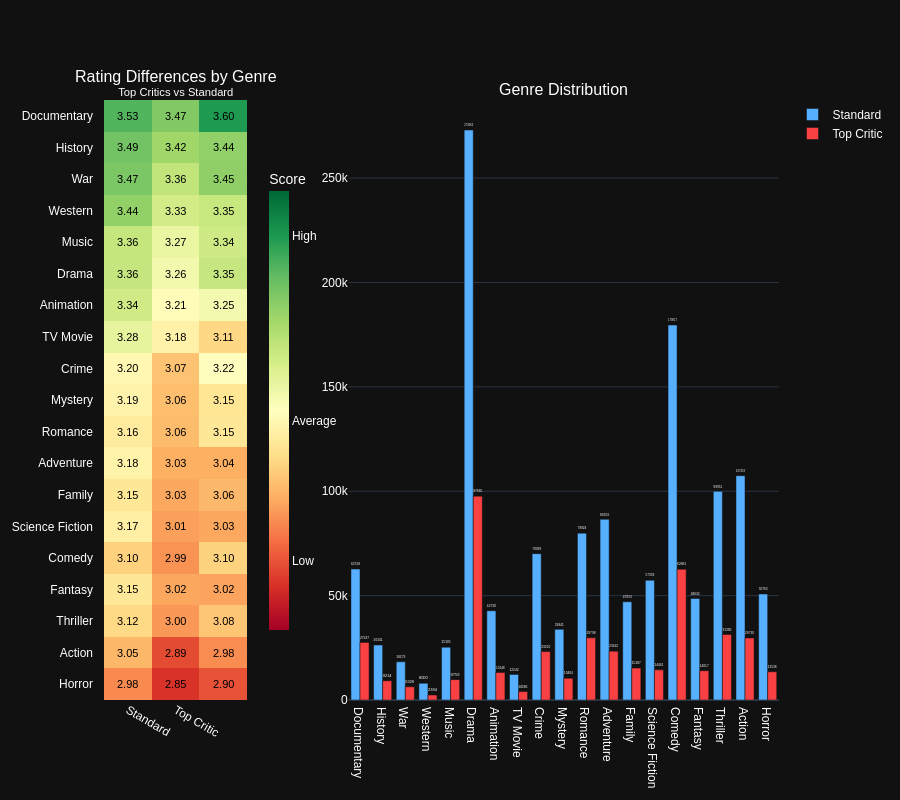

Source (notebook cell):
### Markdown cell above
### Chart

### Code cell
heatmap_trace = go.Heatmap(
    z=df_genre_pivot.values,
    x=['Standard', 'Top Critic', 'Movie Ratings'],
    y=df_genre_pivot.index,
    colorscale='RdYlGn',
    zmin=df_genre_pivot.min().min()-0.1,
    zmax=df_genre_pivot.max().max()+0.1,
    colorbar=dict(
        title='Score',
        thickness=20,
        tickvals=[
            round(df_genre_pivot.min().min(), 1),
            round(df_genre_pivot.mean().mean(), 1),
            round(df_genre_pivot.max().max(), 1)
        ],
        ticktext=['Low', 'Average', 'High'],
        x=0.23,
        xanchor='left',
        len=0.8,
        y=0.5
    ),
    hovertemplate='Genre: %{y}<br>%{x}<br>Average rating: %{z:.2f}<extra></extra>'
)

fig_combined = make_subplots(
    rows=1, cols=2,
    column_widths=[0.25, 0.75],
     horizontal_spacing=0.15,
    subplot_titles=(
        'Rating Differences by Genre<br><sup>Top Critics vs Standard</sup>',
        'Genre Distribution'
    )
)

fig_combined.update_yaxes(autorange='reversed', row=1, col=1)

# Add heatmap
fig_combined.add_trace(heatmap_trace, row=1, col=1)

for i, row in enumerate(df_genre_pivot.values):
    for j, val in enumerate(row):
        fig_combined.add_annotation(
            text=f"{val:.2f}",
            x=j,
            y=i,
            xref='x1',
            yref='y1',
            showarrow=False,
            font=dict(size=11, color='black')
        )

# Add barchart
colors = ['#56B0FF', '#F94144']
for i, col in enumerate(genre_counts.columns):
    fig_combined.add_trace(
        go.Bar(
            x=genre_counts.index,
            y=genre_counts[col],
            name=col,
            marker_color=colors[i],
            text=genre_counts[col],
            textposition='outside',
            hoverinfo='y+name'
        ),
        row=1, col=2
    )

fig_combined.update_layout(
    height=800,
    font=dict(family="Arial", size=12, color="#FFFFFF"),
    margin=dict(l=80, r=50, b=80, t=100),
    showlegend=True
)

fig_combined.update_xaxes(
    tickmode='array',
    tickvals=[0, 1],
    ticktext=['Standard', 'Top Critic', 'Movie Ratings'],
    row=1, col=1
)

fig_combined.update_yaxes(
    tickangle=0,
    tickfont=dict(size=12),
    automargin=True,
    ticksuffix="   ",
    row=1, col=1
)

fig_combined.show()

### Figure 1 — Plotly figure (JSON) as saved in the notebook; plotly's stock layout.template omitted (floating-point values rounded to 4 significant figures)
{"data": [{"colorbar": {"len": 0.8, "thickness": 20, "ticktext": ["Low", "Average", "High"], "tickvals": [2.9, 3.2, 3.6], "title": {"text": "Score"}, "x": 0.23, "xanchor": "left", "y": 0.5}, "colorscale": [[0.0, "rgb(165,0,38)"], [0.1, "rgb(215,48,39)"], [0.2, "rgb(244,109,67)"], [0.3, "rgb(253,174,97)"], [0.4, "rgb(254,224,139)"], [0.5, "rgb(255,255,191)"], [0.6, "rgb(217,239,139)"], [0.7, "rgb(166,217,106)"], [0.8, "rgb(102,189,99)"], [0.9, "rgb(26,152,80)"], [1.0, "rgb(0,104,55)"]], "hovertemplate": "Genre: %{y}<br>%{x}<br>Average rating: %{z:.2f}<extra></extra>", "x": ["Standard", "Top Critic", "Movie Ratings"], "y": ["Documentary", "History", "War", "Western", "Music", "Drama", "Animation", "TV Movie", "Crime", "Mystery", "Romance", "Adventure", "Family", "Science Fiction", "Comedy", "Fantasy", "Thriller", "Action", "Horror"], "z": [[3.531, 3.466, 3.596], [3.488, 3.42, 3.443], [3.474, 3.362, 3.445], [3.443, 3.329, 3.351], [3.357, 3.274, 3.338], [3.355, 3.257, 3.353], [3.335, 3.214, 3.252], [3.285, 3.181, 3.113], [3.199, 3.072, 3.221], [3.186, 3.063, 3.147], [3.163, 3.058, 3.153], [3.182, 3.035, 3.036], [3.149, 3.027, 3.055], [3.173, 3.013, 3.027], [3.1, 2.994, 3.103], [3.153, 3.024, 3.02], [3.116, 3.001, 3.077], [3.051, 2.886, 2.984], [2.982, 2.85, 2.899]], "zmax": 3.696, "zmin": 2.75, "type": "heatmap", "xaxis": "x", "yaxis": "y"}, {"hoverinfo": "y+name", "marker": {"color": "#56B0FF"}, "name": "Standard", "text": [62730.0, 26340.0, 18280.0, 8000.0, 25300.0, 273100.0, 42730.0, 12240.0, 70100.0, 33840.0, 79920.0, 86560.0, 47030.0, 57360.0, 179600.0, 48630.0, 99950.0, 107500.0, 50760.0], "textposition": "outside", "x": ["Documentary", "History", "War", "Western", "Music", "Drama", "Animation", "TV Movie", "Crime", "Mystery", "Romance", "Adventure", "Family", "Science Fiction", "Comedy", "Fantasy", "Thriller", "Action", "Horror"], "y": [62728, 26341, 18279, 8000, 25305, 273062, 42730, 12242, 70099, 33841, 79924, 86559, 47033, 57359, 179617, 48632, 99951, 107453, 50763], "type": "bar", "xaxis": "x2", "yaxis": "y2"}, {"hoverinfo": "y+name", "marker": {"color": "#F94144"}, "name": "Top Critic", "text": [27590.0, 9214.0, 6326.0, 2384.0, 9759.0, 97660.0, 13150.0, 4036.0, 23210.0, 10400.0, 29800.0, 23410.0, 15290.0, 14440.0, 62660.0, 14020.0, 31390.0, 29730.0, 13540.0], "textposition": "outside", "x": ["Documentary", "History", "War", "Western", "Music", "Drama", "Animation", "TV Movie", "Crime", "Mystery", "Romance", "Adventure", "Family", "Science Fiction", "Comedy", "Fantasy", "Thriller", "Action", "Horror"], "y": [27587, 9214, 6326, 2384, 9759, 97665, 13146, 4036, 23210, 10404, 29798, 23412, 15287, 14441, 62663, 14017, 31390, 29730, 13538], "type": "bar", "xaxis": "x2", "yaxis": "y2"}], "layout": {"xaxis": {"anchor": "y", "domain": [0.0, 0.2125], "tickmode": "array", "tickvals": [0, 1], "ticktext": ["Standard", "Top Critic", "Movie Ratings"]}, "yaxis": {"anchor": "x", "domain": [0.0, 1.0], "autorange": "reversed", "tickfont": {"size": 12}, "tickangle": 0, "automargin": true, "ticksuffix": "   "}, "xaxis2": {"anchor": "y2", "domain": [0.3625, 1.0]}, "yaxis2": {"anchor": "x2", "domain": [0.0, 1.0]}, "annotations": [{"font": {"size": 16}, "showarrow": false, "text": "Rating Differences by Genre<br><sup>Top Critics vs Standard</sup>", "x": 0.1062, "xanchor": "center", "xref": "paper", "y": 1.0, "yanchor": "bottom", "yref": "paper"}, {"font": {"size": 16}, "showarrow": false, "text": "Genre Distribution", "x": 0.6813, "xanchor": "center", "xref": "paper", "y": 1.0, "yanchor": "bottom", "yref": "paper"}, {"font": {"color": "black", "size": 11}, "showarrow": false, "text": "3.53", "x": 0, "xref": "x", "y": 0, "yref": "y"}, {"font": {"color": "black", "size": 11}, "showarrow": false, "text": "3.47", "x": 1, "xref": "x", "y": 0, "yref": "y"}, {"font": {"color": "black", "size": 11}, "showarrow": false, "text": "3.60", "x": 2, "xref": "x", "y": 0, "yref": "y"}, {"font": {"color": "black", "size": 11}, "showarrow": false, "text": "3.49", "x": 0, "xref": "x", "y": 1, "yref": "y"}, {"font": {"color": "black", "size": 11}, "showarrow": false, "text": "3.42", "x": 1, "xref": "x", "y": 1, "yref": "y"}, {"font": {"color": "black", "size": 11}, "showarrow": false, "text": "3.44", "x": 2, "xref": "x", "y": 1, "yref": "y"}, {"font": {"color": "black", "size": 11}, "showarrow": false, "text": "3.47", "x": 0, "xref": "x", "y": 2, "yref": "y"}, {"font": {"color": "black", "size": 11}, "showarrow": false, "text": "3.36", "x": 1, "xref": "x", "y": 2, "yref": "y"}, {"font": {"color": "black", "size": 11}, "showarrow": false, "text": "3.45", "x": 2, "xref": "x", "y": 2, "yref": "y"}, {"font": {"color": "black", "size": 11}, "showarrow": false, "text": "3.44", "x": 0, "xref": "x", "y": 3, "yref": "y"}, {"font": {"color": "black", "size": 11}, "showarrow": false, "text": "3.33", "x": 1, "xref": "x", "y": 3, "yref": "y"}, {"font": {"color": "black", "size": 11}, "showarrow": false, "text": "3.35", "x": 2, "xref": "x", "y": 3, "yref": "y"}, {"font": {"color": "black", "size": 11}, "showarrow": false, "text": "3.36", "x": 0, "xref": "x", "y": 4, "yref": "y"}, {"font": {"color": "black", "size": 11}, "showarrow": false, "text": "3.27", "x": 1, "xref": "x", "y": 4, "yref": "y"}, {"font": {"color": "black", "size": 11}, "showarrow": false, "text": "3.34", "x": 2, "xref": "x", "y": 4, "yref": "y"}, {"font": {"color": "black", "size": 11}, "showarrow": false, "text": "3.36", "x": 0, "xref": "x", "y": 5, "yref": "y"}, {"font": {"color": "black", "size": 11}, "showarrow": false, "text": "3.26", "x": 1, "xref": "x", "y": 5, "yref": "y"}, {"font": {"color": "black", "size": 11}, "showarrow": false, "text": "3.35", "x": 2, "xref": "x", "y": 5, "yref": "y"}, {"font": {"color": "black", "size": 11}, "showarrow": false, "text": "3.34", "x": 0, "xref": "x", "y": 6, "yref": "y"}, {"font": {"color": "black", "size": 11}, "showarrow": false, "text": "3.21", "x": 1, "xref": "x", "y": 6, "yref": "y"}, {"font": {"color": "black", "size": 11}, "showarrow": false, "text": "3.25", "x": 2, "xref": "x", "y": 6, "yref": "y"}, {"font": {"color": "black", "size": 11}, "showarrow": false, "text": "3.28", "x": 0, "xref": "x", "y": 7, "yref": "y"}, {"font": {"color": "black", "size": 11}, "showarrow": false, "text": "3.18", "x": 1, "xref": "x", "y": 7, "yref": "y"}, {"font": {"color": "black", "size": 11}, "showarrow": false, "text": "3.11", "x": 2, "xref": "x", "y": 7, "yref": "y"}, {"font": {"color": "black", "size": 11}, "showarrow": false, "text": "3.20", "x": 0, "xref": "x", "y": 8, "yref": "y"}, {"font": {"color": "black", "size": 11}, "showarrow": false, "text": "3.07", "x": 1, "xref": "x", "y": 8, "yref": "y"}, {"font": {"color": "black", "size": 11}, "showarrow": false, "text": "3.22", "x": 2, "xref": "x", "y": 8, "yref": "y"}, {"font": {"color": "black", "size": 11}, "showarrow": false, "text": "3.19", "x": 0, "xref": "x", "y": 9, "yref": "y"}, {"font": {"color": "black", "size": 11}, "showarrow": false, "text": "3.06", "x": 1, "xref": "x", "y": 9, "yref": "y"}, {"font": {"color": "black", "size": 11}, "showarrow": false, "text": "3.15", "x": 2, "xref": "x", "y": 9, "yref": "y"}, {"font": {"color": "black", "size": 11}, "showarrow": false, "text": "3.16", "x": 0, "xref": "x", "y": 10, "yref": "y"}, {"font": {"color": "black", "size": 11}, "showarrow": false, "text": "3.06", "x": 1, "xref": "x", "y": 10, "yref": "y"}, {"font": {"color": "black", "size": 11}, "showarrow": false, "text": "3.15", "x": 2, "xref": "x", "y": 10, "yref": "y"}, {"font": {"color": "black", "size": 11}, "showarrow": false, "text": "3.18", "x": 0, "xref": "x", "y": 11, "yref": "y"}, {"font": {"color": "black", "size": 11}, "showarrow": false, "text": "3.03", "x": 1, "xref": "x", "y": 11, "yref": "y"}, {"font": {"color": "black", "size": 11}, "showarrow": false, "text": "3.04", "x": 2, "xref": "x", "y": 11, "yref": "y"}, {"font": {"color": "black", "size": 11}, "showarrow": false, "text": "3.15", "x": 0, "xref": "x", "y": 12, "yref": "y"}, {"font": {"color": "black", "size": 11}, "showarrow": false, "text": "3.03", "x": 1, "xref": "x", "y": 12, "yref": "y"}, {"font": {"color": "black", "size": 11}, "showarrow": false, "text": "3.06", "x": 2, "xref": "x", "y": 12, "yref": "y"}, {"font": {"color": "black", "size": 11}, "showarrow": false, "text": "3.17", "x": 0, "xref": "x", "y": 13, "yref": "y"}, {"font": {"color": "black", "size": 11}, "showarrow": false, "text": "3.01", "x": 1, "xref": "x", "y": 13, "yref": "y"}, {"font": {"color": "black", "size": 11}, "showarrow": false, "text": "3.03", "x": 2, "xref": "x", "y": 13, "yref": "y"}, {"font": {"color": "black", "size": 11}, "showarrow": false, "text": "3.10", "x": 0, "xref": "x", "y": 14, "yref": "y"}, {"font": {"color": "black", "size": 11}, "showarrow": false, "text": "2.99", "x": 1, "xref": "x", "y": 14, "yref": "y"}, {"font": {"color": "black", "size": 11}, "showarrow": false, "text": "3.10", "x": 2, "xref": "x", "y": 14, "yref": "y"}, {"font": {"color": "black", "size": 11}, "showarrow": false, "text": "3.15", "x": 0, "xref": "x", "y": 15, "yref": "y"}, {"font": {"color": "black", "size": 11}, "showarrow": false, "text": "3.02", "x": 1, "xref": "x", "y": 15, "yref": "y"}, {"font": {"color": "black", "size": 11}, "showarrow": false, "text": "3.02", "x": 2, "xref": "x", "y": 15, "yref": "y"}, {"font": {"color": "black", "size": 11}, "showarrow": false, "text": "3.12", "x": 0, "xref": "x", "y": 16, "yref": "y"}, {"font": {"color": "black", "size": 11}, "showarrow": false, "text": "3.00", "x": 1, "xref": "x", "y": 16, "yref": "y"}, {"font": {"color": "black", "size": 11}, "showarrow": false, "text": "3.08", "x": 2, "xref": "x", "y": 16, "yref": "y"}, {"font": {"color": "black", "size": 11}, "showarrow": false, "text": "3.05", "x": 0, "xref": "x", "y": 17, "yref": "y"}, {"font": {"color": "black", "size": 11}, "showarrow": false, "text": "2.89", "x": 1, "xref": "x", "y": 17, "yref": "y"}, {"font": {"color": "black", "size": 11}, "showarrow": false, "text": "2.98", "x": 2, "xref": "x", "y": 17, "yref": "y"}, {"font": {"color": "black", "size": 11}, "showarrow": false, "text": "2.98", "x": 0, "xref": "x", "y": 18, "yref": "y"}, {"font": {"color": "black", "size": 11}, "showarrow": false, "text": "2.85", "x": 1, "xref": "x", "y": 18, "yref": "y"}, {"font": {"color": "black", "size": 11}, "showarrow": false, "text": "2.90", "x": 2, "xref": "x", "y": 18, "yref": "y"}], "font": {"family": "Arial", "size": 12, "color": "#FFFFFF"}, "margin": {"l": 80, "r": 50, "b": 80, "t": 100}, "height": 800, "showlegend": true}}
